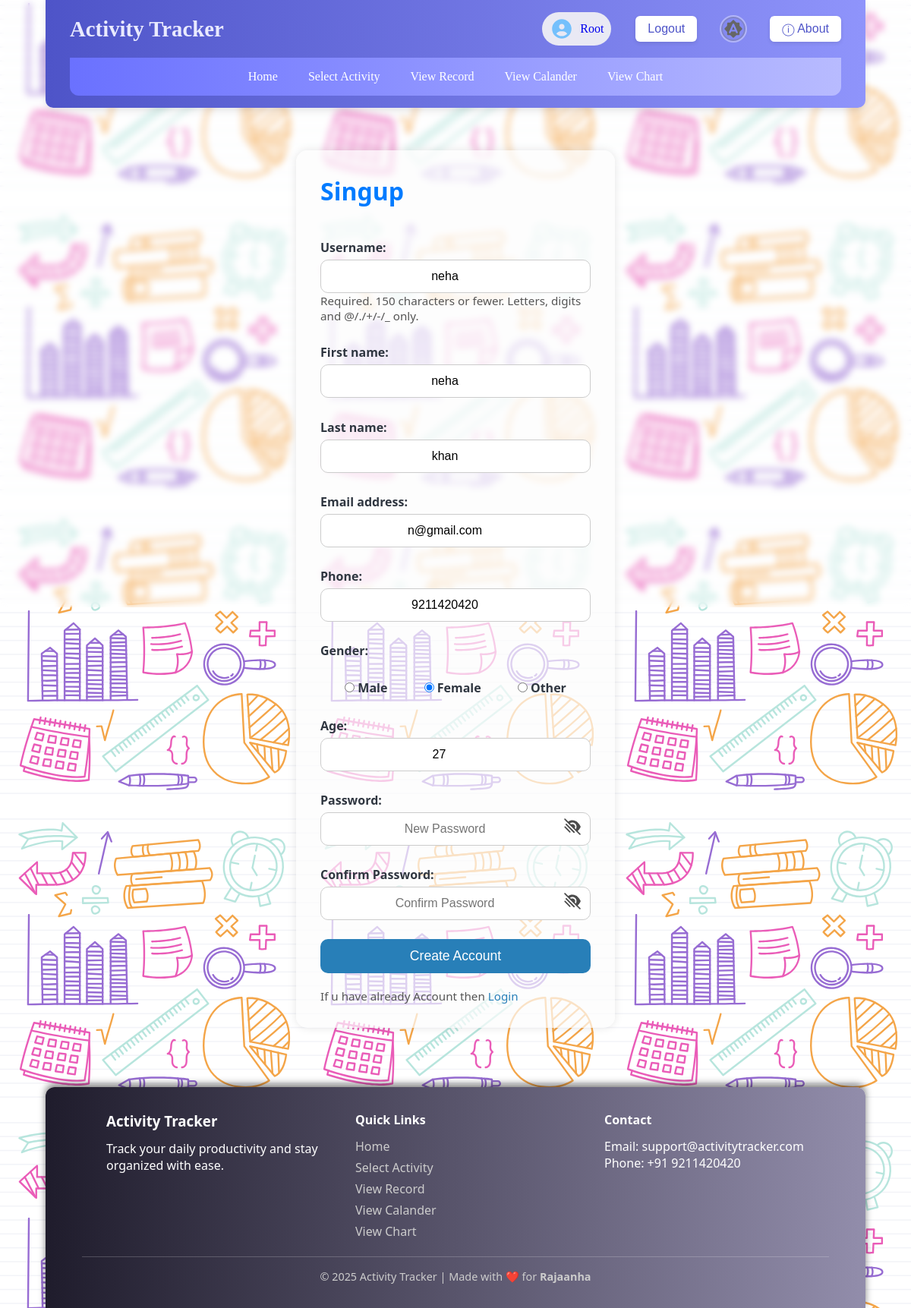
Page /change_user_profile/2/ (signed in) on the earlier database version.
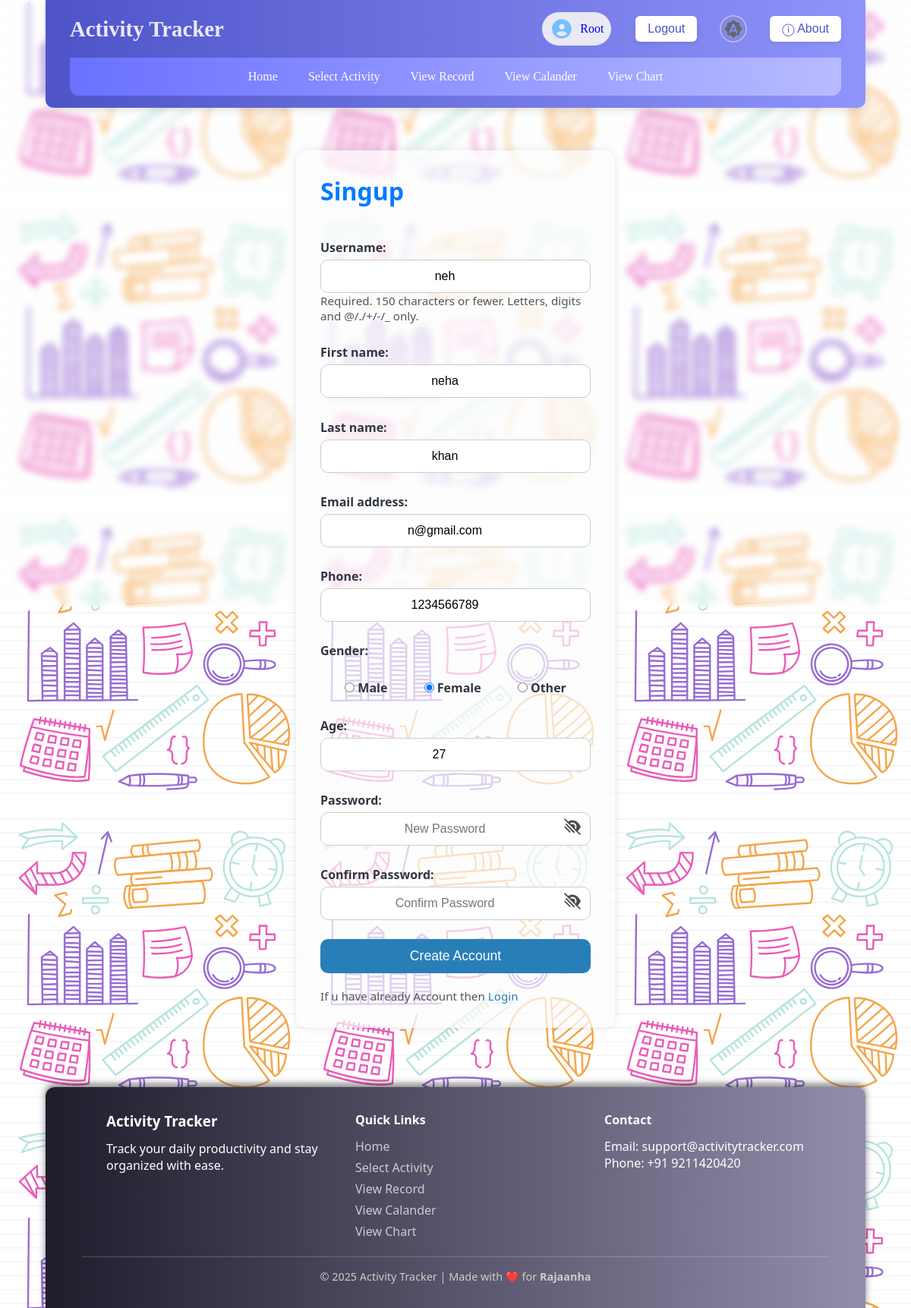
Same page on the later database version.
### main/models.py (models this page shows, shortened)
class myuser(AbstractUser):
    phone= models.CharField(max_length=10, unique=True, validators=[RegexValidator(r'^\d{10}$')])
    gender= models.CharField(max_length=10, choices=[('male', 'Male'),('female', 'Female'), ('other', 'Other')], default='male')
    age = models.IntegerField(validators=[MinValueValidator(0),MaxValueValidator(100)], default=1, null=False)

### main/views.py (the view)
# urls.py: path( 'change_user_profile/<int:user_id>/', views.change_user_profile, name='change_user_profile'),
@login_required(login_url= 'home')
def change_user_profile(request, user_id):
    user = get_object_or_404(myuser, id = user_id)
    if request.method == "POST":
        form= UserUpdateForm(request.POST, instance= user)
        if form.is_valid():
            user = form.save(commit=False)
            password = form.cleaned_data.get("password")
            if password:
                user.set_password(password)
            user.save()
            return redirect('home')
    else:
        form = UserUpdateForm(instance = user)
    return render(request, 'singup.html', {"form": form})

### main/forms.py (shortened to what this page needs)
class UserUpdateForm(UserChangeForm, BaseUserForm):
    password = forms.CharField(
        required = False,
        widget=forms.PasswordInput(attrs={'placeholder': 'New Password'}),
        label='Password'
    )
    confirm_password = forms.CharField(
        required=False,
        widget=forms.PasswordInput(attrs={'placeholder': 'Confirm Password'}),
        label= "Confirm Password"
    )
    class Meta(BaseUserForm.Meta, UserChangeForm.Meta):
        fields = BaseUserForm.Meta.fields + ['password']

### main/templates/singup.html (shortened to what this page needs)
{% extends 'base.html' %}
{% load static %}
{% block stylesheet %}
<link rel="stylesheet" href="{% static 'css/loginNsingup.css' %}">
{% endblock stylesheet %}
{% block content %}
<main>
    <form action="" method="POST" name="singupForm">
        <fieldset>
            <legend>Singup</legend>
            {{form.as_p}}
            <button type="submit" >Create Account</button>
        </fieldset>
        <p>If u have already Account then <a href="/login">Login</a></p>
    </form>
</main>
{% endblock content %}

Differences in the rows shown:
changed myuser "neha": username "neha" → "neh"; phone "9211420420" → "1234566789"
